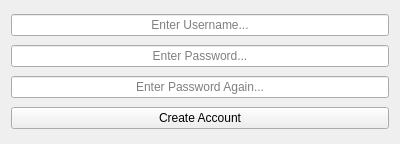
<?xml version="1.0" encoding="UTF-8"?>
<ui version="4.0">
 <class>SignupForm</class>
 <widget class="QWidget" name="SignupForm">
  <property name="geometry">
   <rect>
    <x>0</x>
    <y>0</y>
    <width>400</width>
    <height>144</height>
   </rect>
  </property>
  <property name="windowTitle">
   <string>Signup</string>
  </property>
  <layout class="QGridLayout" name="gridLayout">
   <item row="0" column="0">
    <widget class="QLineEdit" name="UsernameLineEdit">
     <property name="alignment">
      <set>Qt::AlignCenter</set>
     </property>
     <property name="placeholderText">
      <string>Enter Username...</string>
     </property>
    </widget>
   </item>
   <item row="1" column="0">
    <widget class="QLineEdit" name="PasswordLineEdit">
     <property name="echoMode">
      <enum>QLineEdit::Password</enum>
     </property>
     <property name="alignment">
      <set>Qt::AlignCenter</set>
     </property>
     <property name="placeholderText">
      <string>Enter Password...</string>
     </property>
    </widget>
   </item>
   <item row="2" column="0">
    <widget class="QLineEdit" name="PasswordAgainLineEdit">
     <property name="echoMode">
      <enum>QLineEdit::Password</enum>
     </property>
     <property name="alignment">
      <set>Qt::AlignCenter</set>
     </property>
     <property name="placeholderText">
      <string>Enter Password Again...</string>
     </property>
    </widget>
   </item>
   <item row="3" column="0">
    <widget class="QPushButton" name="CreateAccountPushButton">
     <property name="text">
      <string>Create Account</string>
     </property>
    </widget>
   </item>
  </layout>
 </widget>
 <resources/>
 <connections/>
</ui>
